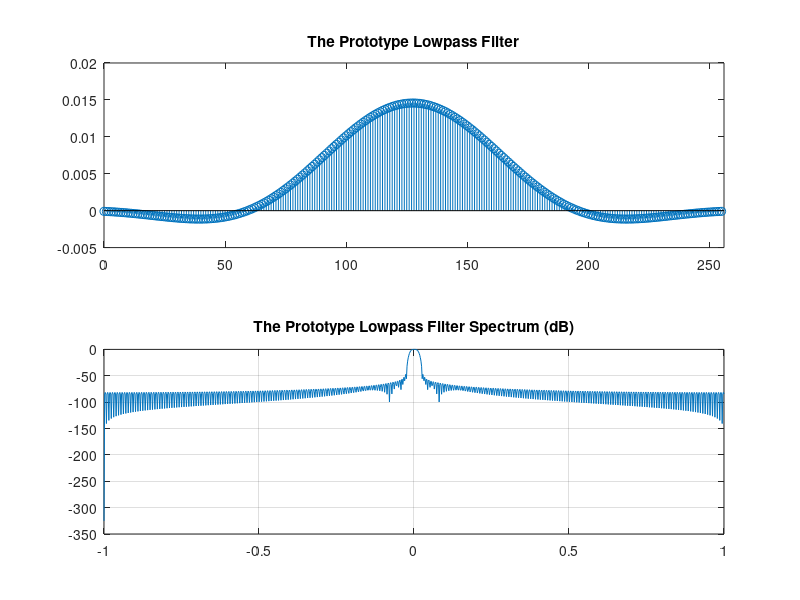

Write MATLAB code to recreate this figure. (Note: this script raises an error after producing the figure.)
% Demo script for channelization using polyphase filter bank
% method. Input signals are generated as sum of real-valued sinusoids. 
% 
% Author: drohm
%------------------------------------------------------------------------
%------------------------------------------------------------------------
clear all; close all

K = 64;         % # of filter bank channels
BW = 100;       % channel filter bandwidth 
fs = K*BW;        % sample rate
N = 10000;        % number of samples for input signal

%--Simulate signal with two frequencies
%x = randn(1,N);
%x = 0.5*sin(2*pi*310/fs*[0:N-1]) + 0.5*sin(2*pi*1290/fs*[0:N-1]);
%x = 0.5*sin(2*pi*210/fs*[0:N-1]);

%--Create increasing carrier freq list with small freq offsets in each band
fmax = fs/2;        % max freq of input signal
flag = 1;
freqs=[1];
step = BW *(1+0.01);
i=step;
while(flag)
    freqs = [freqs i];
    i=i+step;
    if(freqs(end) > fmax*0.95)
        flag = 0;
    end
end
%--Generate signals
N = 10*1024;
x = zeros(1,N);         % initialize output vector
for i=1:length(freqs)
    x = x + sin(2*pi*freqs(i)/fs.*[0:N-1]) ; 
end


%--Design channel low pass filter
L = K*4;                  % filter length
%h = nuttallwin(L)';     % nuttall window of width L
h = fir1(L-1, BW/fs, kaiser(L, 4)); % Matlab filter design using window method

L = length(h);
figure,subplot(2,1,1)
stem([0:L-1],h);
xlim([0 L]);
title('The Prototype Lowpass Filter');
subplot(2,1,2)
plot(linspace(-1,1,4*L),20*log10(abs(fftshift(fft(h,4*L)))));
title('The Prototype Lowpass Filter Spectrum (dB)');
grid on;


%--Call the DDC filterbank function
ovsfact = 1;
r = polyphase_channelizer_analysis(x,fs,K,h,ovsfact);

%--Plot channel outputs
figure
Kp = K/2; 

for kk=1:Kp
   subplot(round(sqrt(Kp)), round(sqrt(Kp)), kk)
   plot(real(r(kk,:)));
   hold on;
   grid  
   axis([1 fs/K -1.1 1.1]);
   title(['Fc: ', num2str((kk-1)*fs/K),' Hz'])
end
sgtitle('Polyphase Channelizer')


%--Compute direct resynthesis of signal
xs = polyphase_channelizer_synthesis(r,fs,h);

%--Plot resynthesized signals (note: filter delay corrected)
figure
disp('Plotting original signal vs resynthsized signal')
plot(1/fs*[L:3*L],x(L:3*L),'k-')
hold on
plot(1/fs*[L:3*L],real(xs(L+L/2+1:3*L+L/2+1)),'r-')
hold off
xlim(1/fs*[L 3*L]);xlabel('time (sec)')
grid
legend('Original','Polyphase');
sgtitle('Original vs. Resynthesized (Polyphase) Signal')
disp(' ')


%--Compute mean-squared-error between outputs (synthesis)
mse = mean(( x(L:3*L) - real(xs(L+L/2+1:3*L+L/2+1)) ).^2);
disp(['MSE between resynthesized and original: ',num2str(mse)]);
disp(' ')

